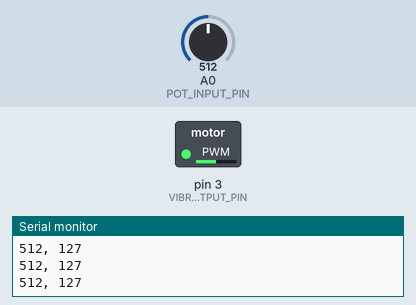
Simulated run of this sketch. Board: Arduino Uno, built with avr-gcc and run on an emulated ATmega328P. Shown: switched loads named in the sketch (green lamp = pin HIGH), the last lines printed to the serial monitor. The inputs (shaded band) are chosen by the test bench; at power-on: A0 (POT_INPUT_PIN) = 512.

Above: at 1.2 s.
1.3 s: A0 (POT_INPUT_PIN) set to 46
At 2.3 s:
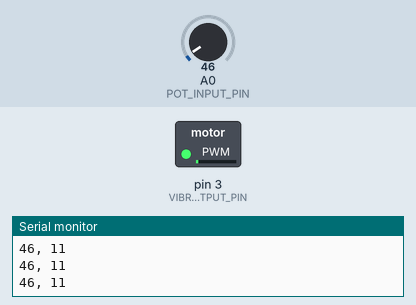
2.8 s: A0 (POT_INPUT_PIN) set to 38
At 3.3 s:
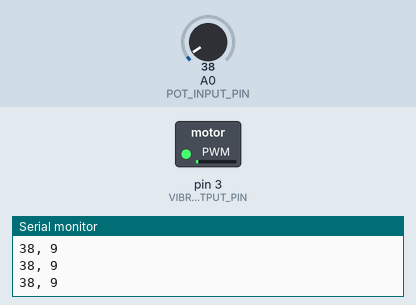
5.8 s: A0 (POT_INPUT_PIN) set to 1023
At 6.9 s:
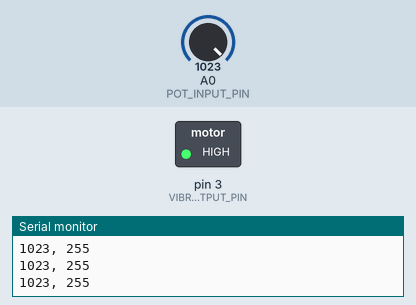
7.3 s: A0 (POT_INPUT_PIN) set to 983
At 7.9 s:
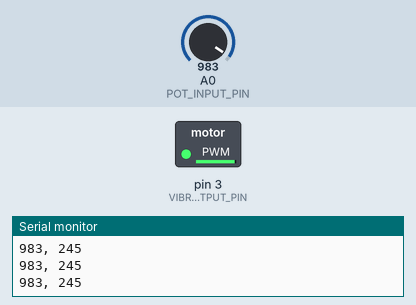
8.8 s: A0 (POT_INPUT_PIN) set to 716
At 9.4 s:
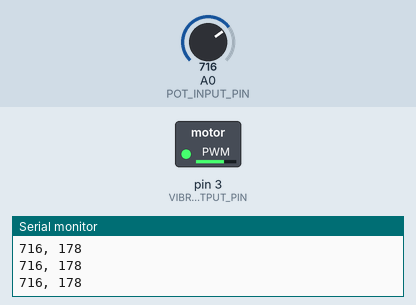
10.3 s: A0 (POT_INPUT_PIN) set to 511
At 11.6 s:
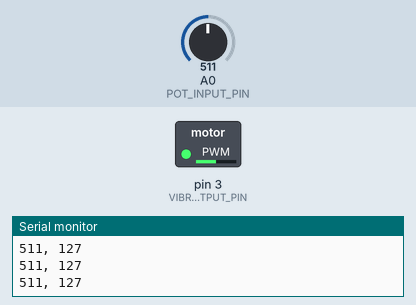
Timing chart, 0 to 13.3 s (numbered marks = the images above; inputs shaded):
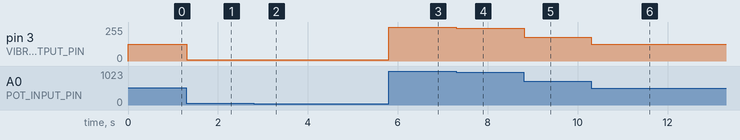

The sketch:

VibromotorWithPot.ino
```cpp
const int POT_INPUT_PIN = A0;
const int VIBROMOTOR_OUTPUT_PIN = 3;
const int MAX_ANALOG_INPUT = 1023;

void setup()
{
  Serial.begin(9600);
  pinMode(VIBROMOTOR_OUTPUT_PIN, OUTPUT);
}

void loop()
{
  int analogIn = analogRead(POT_INPUT_PIN);
  int motorOutVal = map(analogIn, 0, MAX_ANALOG_INPUT, 0, 255);
  analogWrite(VIBROMOTOR_OUTPUT_PIN, motorOutVal);

  Serial.print(analogIn);
  Serial.print(", ");
  Serial.println(motorOutVal);
}
```

Measured:
- after the input at 1.3 s, pin 3 (VIBROMOTOR_OUTPUT_PIN): 127/255 → 11/255 at once
- after the input at 2.8 s, pin 3 (VIBROMOTOR_OUTPUT_PIN): 11/255 → 9/255 at once
- after the input at 5.8 s, pin 3 (VIBROMOTOR_OUTPUT_PIN): 9/255 → 255/255 at once
- after the input at 7.3 s, pin 3 (VIBROMOTOR_OUTPUT_PIN): 255/255 → 245/255 at once
- after the input at 8.8 s, pin 3 (VIBROMOTOR_OUTPUT_PIN): 245/255 → 178/255 at once
- after the input at 10.3 s, pin 3 (VIBROMOTOR_OUTPUT_PIN): 178/255 → 127/255 at once
